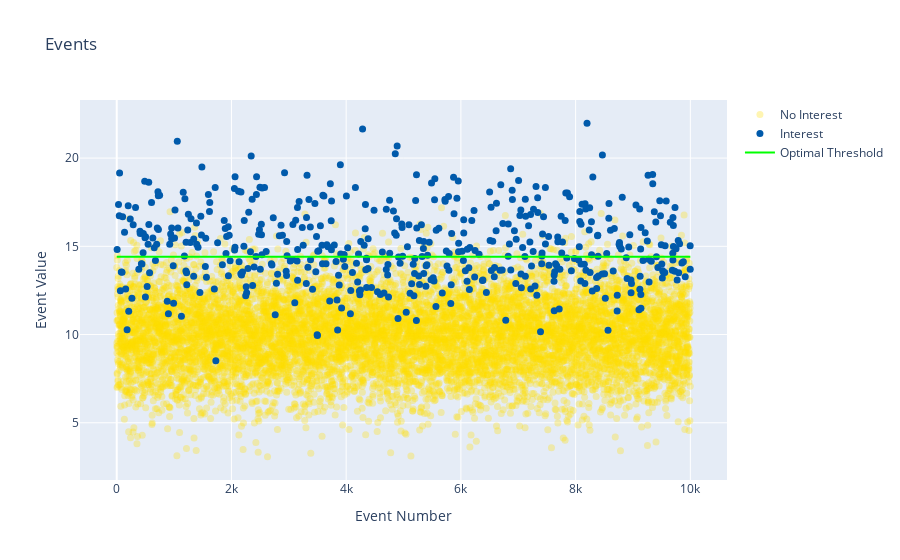

Source (notebook cell):
### Code cell
# Use Plotly to plot the events of no interest and interest
# Use different colors for events of no interest and interest, (255, 222, 0) and (0, 90, 171) respectively
# Use different markers for events of no interest and interest, circle and circle respectively
# Use different sizes for events of no interest and interest, 7 and 7 respectively
# Use different opacities for events of no interest and interest, 0.3 and 1 respectively
# Use different names for events of no interest and interest, 'No Interest' and 'Interest' respectively
# Use different legends for events of no interest and interest, 'No Interest' and 'Interest' respectively

# Find the threshold with the highest Fbeta score
T_best = Metrics[np.argmax(Metrics[:, 8]), 1]

# Prepare the data for plotting
# Events of No Interest
Events_NoInterest = Events[Events[:, 2] == 0]
# Events of Interest
Events_Interest = Events[Events[:, 2] == 1]

# Plot the events
fig_events = go.Figure()
fig_events.add_trace(go.Scatter(x = Events_NoInterest[:, 0], y = Events_NoInterest[:, 1], mode = 'markers', marker = dict(color = 'rgba(255, 222, 0, 0.3)', symbol = 'circle', size = 7), name = 'No Interest'))
fig_events.add_trace(go.Scatter(x = Events_Interest[:, 0], y = Events_Interest[:, 1], mode = 'markers', marker = dict(color = 'rgba(0, 90, 171, 1)', symbol = 'circle', size = 7), name = 'Interest'))
fig_events.add_trace(go.Scatter(x = [0, Num_Events], y = [T_best, T_best], mode = 'lines', marker = dict(color = 'rgba(0, 255, 0, 1)'), name = 'Optimal Threshold'))

fig_events.update_layout(title = 'Events', xaxis_title = 'Event Number', yaxis_title = 'Event Value')
fig_events.show()

### Figure 1 — Plotly figure (JSON) as saved in the notebook; plotly's stock layout.template omitted (floating-point values rounded to 4 significant figures; data arrays with more than 128 entries replaced by an {"elided": "..."} marker saying what was removed)
{"data": [{"marker": {"color": "rgba(255, 222, 0, 0.3)", "size": 7, "symbol": "circle"}, "mode": "markers", "name": "No Interest", "type": "scatter", "x": {"elided": "9507 int values"}, "y": {"elided": "9507 float values"}}, {"marker": {"color": "rgba(0, 90, 171, 1)", "size": 7, "symbol": "circle"}, "mode": "markers", "name": "Interest", "type": "scatter", "x": {"elided": "493 int values"}, "y": {"elided": "493 float values"}}, {"marker": {"color": "rgba(0, 255, 0, 1)"}, "mode": "lines", "name": "Optimal Threshold", "type": "scatter", "x": [0, 10000], "y": [14.41, 14.41]}], "layout": {"title": {"text": "Events"}, "xaxis": {"title": {"text": "Event Number"}}, "yaxis": {"title": {"text": "Event Value"}}}}
